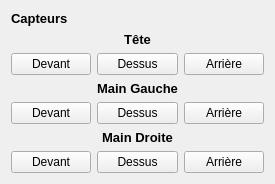
               <widget class="QWidget" name="tab3">
                <attribute name="title">
                 <string>Capteurs</string>
                </attribute>
                <layout class="QGridLayout" name="gridLayout_4">
                 <item row="4" column="1">
                  <widget class="QLabel" name="label_4">
                   <property name="maximumSize">
                    <size>
                     <width>16777215</width>
                     <height>20</height>
                    </size>
                   </property>
                   <property name="text">
                    <string>&lt;!DOCTYPE HTML PUBLIC &quot;-//W3C//DTD HTML 4.0//EN&quot; &quot;http://www.w3.org/TR/REC-html40/strict.dtd&quot;&gt;
&lt;html&gt;&lt;head&gt;&lt;meta name=&quot;qrichtext&quot; content=&quot;1&quot; /&gt;&lt;style type=&quot;text/css&quot;&gt;
p, li { white-space: pre-wrap; }
&lt;/style&gt;&lt;/head&gt;&lt;body style=&quot; font-family:'MS Shell Dlg 2'; font-size:8.25pt; font-weight:400; font-style:normal;&quot;&gt;
&lt;p style=&quot; margin-top:0px; margin-bottom:0px; margin-left:0px; margin-right:0px; -qt-block-indent:0; text-indent:0px;&quot;&gt;&lt;span style=&quot; font-size:10pt; font-weight:600;&quot;&gt;Main Gauche&lt;/span&gt;&lt;/p&gt;&lt;/body&gt;&lt;/html&gt;</string>
                   </property>
                   <property name="alignment">
                    <set>Qt::AlignCenter</set>
                   </property>
                  </widget>
                 </item>
                 <item row="6" column="1">
                  <widget class="QLabel" name="label_6">
                   <property name="maximumSize">
                    <size>
                     <width>16777215</width>
                     <height>20</height>
                    </size>
                   </property>
                   <property name="text">
                    <string>&lt;!DOCTYPE HTML PUBLIC &quot;-//W3C//DTD HTML 4.0//EN&quot; &quot;http://www.w3.org/TR/REC-html40/strict.dtd&quot;&gt;
&lt;html&gt;&lt;head&gt;&lt;meta name=&quot;qrichtext&quot; content=&quot;1&quot; /&gt;&lt;style type=&quot;text/css&quot;&gt;
p, li { white-space: pre-wrap; }
&lt;/style&gt;&lt;/head&gt;&lt;body style=&quot; font-family:'MS Shell Dlg 2'; font-size:8.25pt; font-weight:400; font-style:normal;&quot;&gt;
&lt;p style=&quot; margin-top:0px; margin-bottom:0px; margin-left:0px; margin-right:0px; -qt-block-indent:0; text-indent:0px;&quot;&gt;&lt;span style=&quot; font-size:10pt; font-weight:600;&quot;&gt;Main Droite&lt;/span&gt;&lt;/p&gt;&lt;/body&gt;&lt;/html&gt;</string>
                   </property>
                   <property name="alignment">
                    <set>Qt::AlignCenter</set>
                   </property>
                  </widget>
                 </item>
                 <item row="1" column="0">
                  <widget class="QLabel" name="label_2">
                   <property name="maximumSize">
                    <size>
                     <width>16777215</width>
                     <height>20</height>
                    </size>
                   </property>
                   <property name="font">
                    <font>
                     <pointsize>10</pointsize>
                     <weight>75</weight>
                     <bold>true</bold>
                    </font>
                   </property>
                   <property name="text">
                    <string>&lt;!DOCTYPE HTML PUBLIC &quot;-//W3C//DTD HTML 4.0//EN&quot; &quot;http://www.w3.org/TR/REC-html40/strict.dtd&quot;&gt;
&lt;html&gt;&lt;head&gt;&lt;meta name=&quot;qrichtext&quot; content=&quot;1&quot; /&gt;&lt;style type=&quot;text/css&quot;&gt;
p, li { white-space: pre-wrap; }
&lt;/style&gt;&lt;/head&gt;&lt;body style=&quot; font-family:'MS Shell Dlg 2'; font-size:12pt; font-weight:600; font-style:normal;&quot;&gt;
&lt;p style=&quot; margin-top:0px; margin-bottom:0px; margin-left:0px; margin-right:0px; -qt-block-indent:0; text-indent:0px;&quot;&gt;&lt;span style=&quot; font-size:10pt;&quot;&gt;Capteurs&lt;/span&gt;&lt;/p&gt;&lt;/body&gt;&lt;/html&gt;</string>
                   </property>
                  </widget>
                 </item>
                 <item row="2" column="1">
                  <widget class="QLabel" name="label_3">
                   <property name="maximumSize">
                    <size>
                     <width>16777215</width>
                     <height>20</height>
                    </size>
                   </property>
                   <property name="text">
                    <string>&lt;!DOCTYPE HTML PUBLIC &quot;-//W3C//DTD HTML 4.0//EN&quot; &quot;http://www.w3.org/TR/REC-html40/strict.dtd&quot;&gt;
&lt;html&gt;&lt;head&gt;&lt;meta name=&quot;qrichtext&quot; content=&quot;1&quot; /&gt;&lt;style type=&quot;text/css&quot;&gt;
p, li { white-space: pre-wrap; }
&lt;/style&gt;&lt;/head&gt;&lt;body style=&quot; font-family:'MS Shell Dlg 2'; font-size:8.25pt; font-weight:400; font-style:normal;&quot;&gt;
&lt;p style=&quot; margin-top:0px; margin-bottom:0px; margin-left:0px; margin-right:0px; -qt-block-indent:0; text-indent:0px;&quot;&gt;&lt;span style=&quot; font-size:10pt; font-weight:600;&quot;&gt;Tête&lt;/span&gt;&lt;/p&gt;&lt;/body&gt;&lt;/html&gt;</string>
                   </property>
                   <property name="alignment">
                    <set>Qt::AlignCenter</set>
                   </property>
                  </widget>
                 </item>
                 <item row="3" column="1">
                  <widget class="QPushButton" name="pushButtonTeteDessus">
                   <property name="text">
                    <string>Dessus</string>
                   </property>
                  </widget>
                 </item>
                 <item row="5" column="0">
                  <widget class="QPushButton" name="pushButtonMainGDevant">
                   <property name="text">
                    <string>Devant</string>
                   </property>
                  </widget>
                 </item>
                 <item row="7" column="0">
                  <widget class="QPushButton" name="pushButtonMainDDevant">
                   <property name="text">
                    <string>Devant</string>
                   </property>
                  </widget>
                 </item>
                 <item row="5" column="1">
                  <widget class="QPushButton" name="pushButtonMainGDessus">
                   <property name="text">
                    <string>Dessus</string>
                   </property>
                  </widget>
                 </item>
                 <item row="5" column="2">
                  <widget class="QPushButton" name="pushButtonMainGArriere">
                   <property name="text">
                    <string>Arrière</string>
                   </property>
                  </widget>
                 </item>
                 <item row="3" column="0">
                  <widget class="QPushButton" name="pushButtonTeteDevant">
                   <property name="text">
                    <string>Devant</string>
                   </property>
                  </widget>
                 </item>
                 <item row="7" column="1">
                  <widget class="QPushButton" name="pushButtonMainDDessus">
                   <property name="text">
                    <string>Dessus</string>
                   </property>
                  </widget>
                 </item>
                 <item row="3" column="2">
                  <widget class="QPushButton" name="pushButtonTeteArriere">
                   <property name="text">
                    <string>Arrière</string>
                   </property>
                  </widget>
                 </item>
                 <item row="7" column="2">
                  <widget class="QPushButton" name="pushButtonMainDArriere">
                   <property name="text">
                    <string>Arrière</string>
                   </property>
                  </widget>
                 </item>
                </layout>
               </widget>
